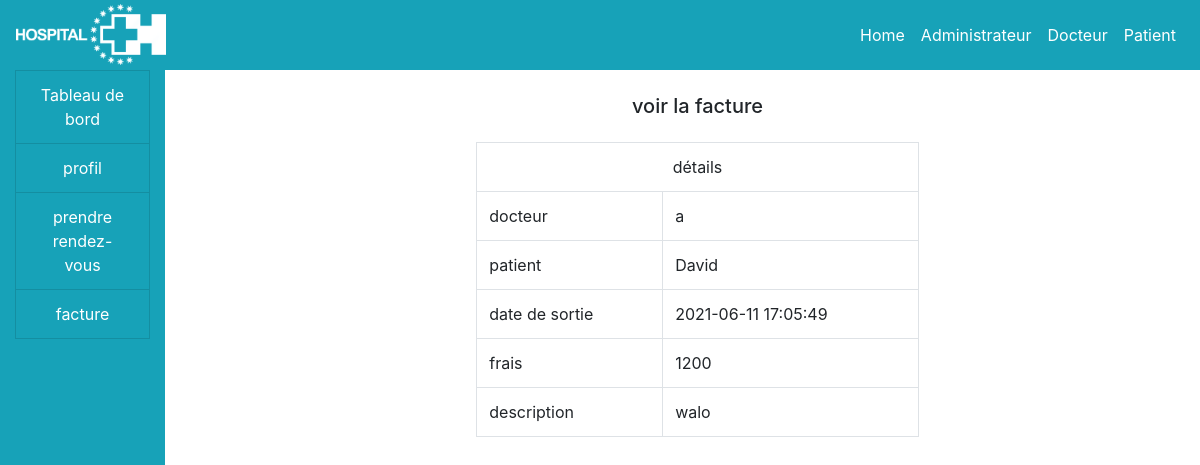
/hospital/patient/check.php?id=1, run on the app's committed database.
### tables this page shows
CREATE TABLE `income` (
  `id` int(11) NOT NULL,
  `patient` varchar(100) NOT NULL,
  `doctor` varchar(100) NOT NULL,
  `date_discharge` varchar(100) NOT NULL,
  `amount` varchar(100) NOT NULL,
  `description` varchar(100) NOT NULL
);

### hospital/patient/check.php (the view, shortened to what this page needs)
<!DOCTYPE html>
<html>
<head>
</head>
<body>
	<?php
		include("../include/header.php");
		include("../include/connection.php");
	 ?>
	 <div class="container-fluid">
	 	<div class="col-md-12">
	 		<div class="row">
	 			<div class="col-md-2">
	 				<?php include("side_nav.php"); ?>
	 			</div>
	 			<div class="col-md-10">
	 				<h5 class="text-center my-4">voir la facture</h5>
	 				<div class="col-md-12">
	 					<div class="row">
	 						<div class="col-md-3">
	 						</div>
	 						<div class="col-md-6">
	 							<?php
	 								if (isset($_GET['id'])) {
	 									$id = $_GET['id'];
	 									$result = $dbh->query("SELECT * FROM income WHERE id='$id'");
	 									$row = $result->fetch();
	 								}
	 							?>
	 							<table class="table table-bordered">
	 								<tr>
	 									<td colspan="2" class="text-center">détails</td>
	 								</tr>
	 								<tr>
	 									<td>docteur</td>
	 									<td><?php echo $row['doctor']; ?> </td>
	 								</tr>
	 								<tr>
	 									<td>patient</td>
	 									<td><?php echo $row['patient']; ?> </td>
	 								</tr>
	 								<tr>
	 									<td>date de sortie</td>
	 									<td><?php echo $row['date_discharge']; ?> </td>
	 								</tr>
	 								<tr>
	 									<td>frais</td>
	 									<td><?php echo $row['amount']; ?> </td>
	 								</tr>
	 								<tr>
	 									<td>description</td>
	 									<td><?php echo $row['description']; ?> </td>
	 								</tr>
	 							</table>
	 						</div>
	 					</div>
	 				</div>
	 			</div>
	 		</div>
	 	</div>
	 </div>
</body>
</html>

### data on the page
income: doctor "a", patient "David", date_discharge "2021-06-11 17:05:49", amount "1200", description "walo"
